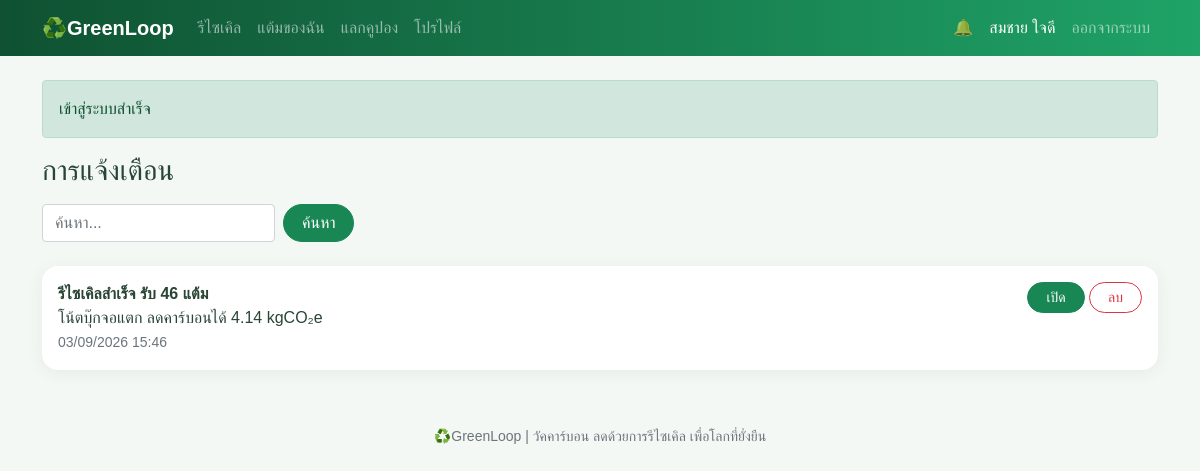
/notifications.php (signed in), run on the app's committed database.
### tables this page shows
CREATE TABLE notifications (
    id INT AUTO_INCREMENT PRIMARY KEY,
    user_id INT NULL,
    title VARCHAR(150) NOT NULL,
    message VARCHAR(500) NOT NULL,
    link VARCHAR(100) NOT NULL DEFAULT '',
    is_read TINYINT(1) NOT NULL DEFAULT 0,
    created_at DATETIME NOT NULL DEFAULT CURRENT_TIMESTAMP,
    KEY idx_notifications_user_read (user_id, is_read),
    CONSTRAINT fk_notifications_user FOREIGN KEY (user_id) REFERENCES users (id) ON DELETE CASCADE
);

### init.php (called while the page is built, shortened)
<?php
function me(){
    return !empty($_SESSION['uid']) ? ($_SESSION['user'] ?? null) : null;
}
function e($value){
    return htmlspecialchars((string) $value, ENT_QUOTES, 'UTF-8');
}
require_once __DIR__ . '/header.php';

### controller/notifications.php (called while the page is built, shortened)
<?php
require_once __DIR__ . '/../init.php';
$u = me();
$inboxUserId = (int) $u['id'];
$q = trim($_GET['q'] ?? '');
$q = $db->real_escape_string($q);
$rows = $db->query("SELECT * FROM notifications
WHERE user_id = $inboxUserId
AND (title LIKE '%$q%'
OR message LIKE '%$q%')
ORDER BY id DESC"
)->fetch_all(MYSQLI_ASSOC);

### notifications.php (the view, shortened to what this page needs)
<?php
require 'controller/notifications.php';
?>
<form method="get" class="d-flex flex-wrap gap-2 md-3 d-print-none mb-4">
    <input class="form-control w-auto" name="q" value="<?= isset    ($_GET['q']) ? e(trim($_GET['q'])): '' ?>" placeholder="ค้นหา...">
    <button class="btn btn-success">ค้นหา</button>
</form>
<?php foreach ($rows as $r): ?>
    <div class="card card-body mb-2 <?= $r['is_read'] ? '' : 'border border-success'?>">
        <form method="post" class="d-flex justify-content-between gap-2">
            <div>
                <b><?= e($r['title'])?></b>
                <br>
                <?= e($r['message'])?>
                <br>
                <small class="text-muted">
                    <?= ($r['created_at'] ? date('d/m/Y H:i', strtotime($r['created_at'])) : '-')?>
                </small>
            </div class="text-nowrap">
            <div>
                <?php if ($r['link']): ?>
                <a class="btn btn-sm btn-success" href="<?= e($r['link'])?>">เปิด</a>
                <?php endif; ?>
                <button class="btn btn-sm btn-outline-danger" onclick="return confirm('ลบการแจ้งเตือนนี้?')">ลบ</button>
            </div>
        </form>
    </div>
<?php endforeach; ?>

### assets/style.css (style rules this page uses)
:root { --green:#176b43; --deep-green:#0f5132; --soft-green:#e8f5eb; }
body { background: #f4f8f5; color: #294536; font-family: "Leelawadee UI", Tahoma, sans-serif; }
.btn { border-radius: 50px; padding-inline: 18px; transition: -2s; }
.card, .impact-card { border: 0; border-radius: 16px; box-shadow: 0 3px 16px #174b3112; }

### data on the page
notifications: title "รีไซเคิลสำเร็จ รับ 46 แต้ม", message "โน้ตบุ๊กจอแตก ลดคาร์บอนได้ 4.14 kgCO₂e", created_at "03/09/2026 15:46"

### other printed values
$u['name'] "สมชาย ใจดี"
$_SESSION['flash'][0] "เข้าสู่ระบบสำเร็จ"
$title "การแจ้งเตือน"
